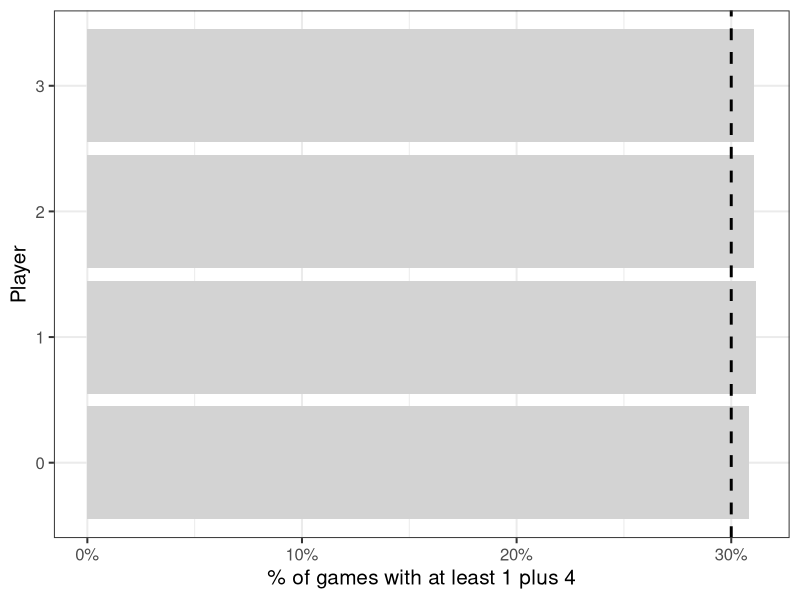
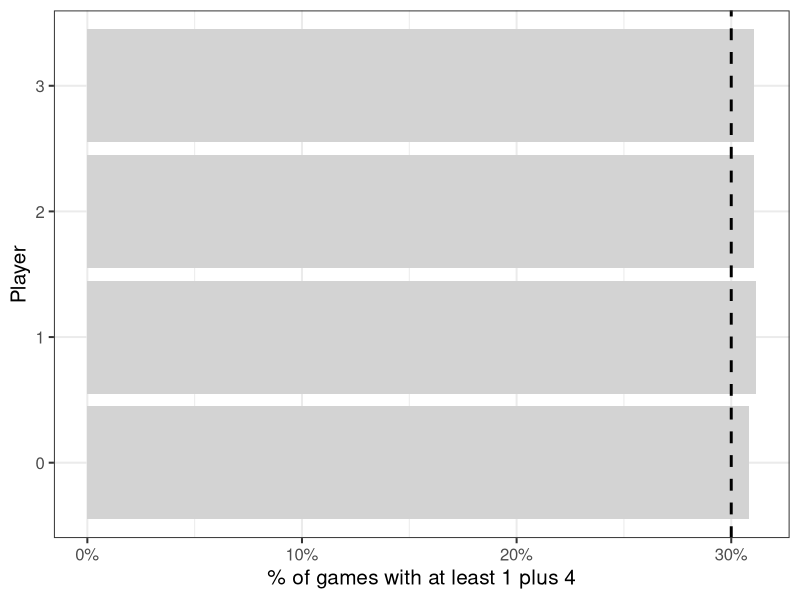

These figures' R source, in order:
library(dplyr)
library(tidyr)
library(readr)
library(ggplot2)

d = read_csv("plus4_impact.csv") %>%
  gather("player", "plus4s", -winner, -replicate_id) %>%
  mutate(player = substr(player, 8, 8)) %>%
  mutate(winner = player == as.character(winner)) %>%
  arrange(replicate_id, player)

# proportion of games with at least 1 plus4
d %>%
  group_by(replicate_id) %>%
  summarise(plus4s = sum(plus4s)) %>%
  summarise(mean(plus4s > 0)) %>%
  pull()

# same proportion by player
d %>%
  group_by(player) %>%
  summarise(prop_had_plus4 = mean(plus4s > 0)) %>%
  ggplot(aes(player, prop_had_plus4)) +
  geom_bar(stat = "identity", fill = "light grey") +
  geom_hline(yintercept = .3, lty = 2, lwd = 1) +
  scale_y_continuous(name = "% of games with at least 1 plus 4",
                     labels = scales::percent) +
  scale_x_discrete(name = "Player") +
  coord_flip() +
  theme_bw(base_size = 15)

# games with at least 1 plus4
d_plus4 = d %>%
  group_by(replicate_id) %>%
  filter(sum(plus4s) > 0) %>%
  ungroup()

# same proportion by player, given that the game had at least 1 plus4
d %>%
  group_by(player) %>%
  summarise(prop_had_plus4 = mean(plus4s > 0)) %>%
  ggplot(aes(player, prop_had_plus4)) +
  geom_bar(stat = "identity", fill = "light grey") +
  geom_hline(yintercept = .3, lty = 2, lwd = 1) +
  scale_y_continuous(name = "% of games with at least 1 plus 4",
                     labels = scales::percent) +
  scale_x_discrete(name = "Player") +
  coord_flip() +
  theme_bw(base_size = 15)

# proportion of games where the winner has the maximum number of plus4s
d_plus4 %>%
  group_by(replicate_id) %>%
  mutate(max_plus4s = max(plus4s)) %>%
  ungroup() %>%
  filter(winner) %>%
  summarise(mean(plus4s == max_plus4s)) %>%
  pull() %>%
  scales::percent(.01)

# proportion of games where the winner has at least 1 plus4
d_plus4 %>%
  filter(winner) %>%
  summarise(mean(plus4s > 0)) %>%
  pull() %>%
  scales::percent(.01)

# proportion of games where the next neighbor of someone who has a plus4 wins
d_plus4 %>%
  filter(winner) %>%
  summarise(mean(plus4s > 0)) %>%
  pull() %>%
  scales::percent(.01)

